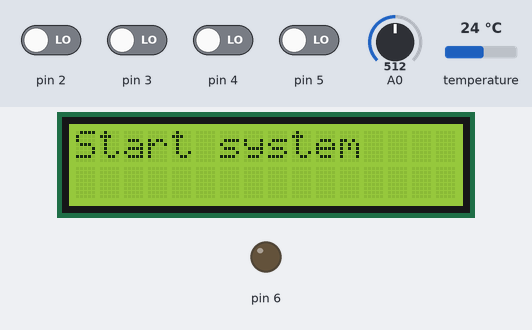
Bench run of a sketch on a simulated Arduino Uno, built with avr-gcc and run on an emulated ATmega328P. On the bench: 16×2 character LCD, output pins drawn as LEDs (lit = HIGH). Dashed ring = blinking. Inputs (shaded band) come from the test bench; at power-on: pin 2–5 LOW, A0 = 512, temperature 24 °C. What the sketch prints to the serial monitor is not drawn.

Above: at 2.9 s.
3.0 s: pin 4 driven HIGH
At 4.1 s:
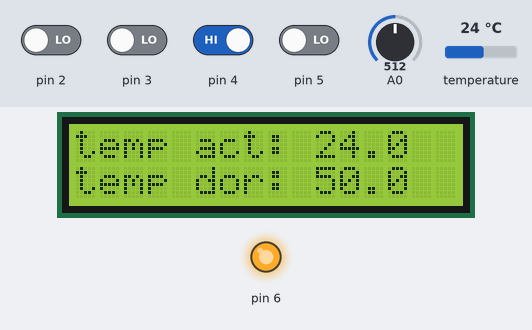
4.7 s: pin 3 driven HIGH
At 5.1 s:
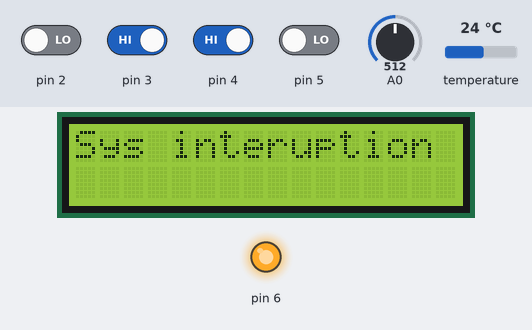
6.7 s: pin 2 driven HIGH
At 7.7 s:
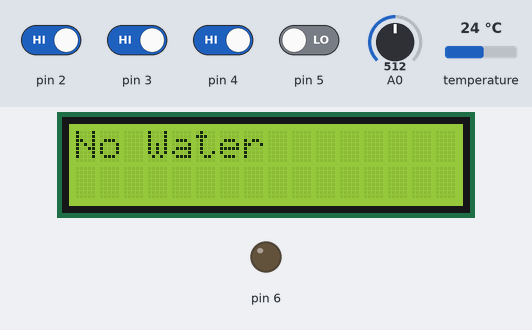
8.2 s: pin 5 driven HIGH
At 8.8 s:
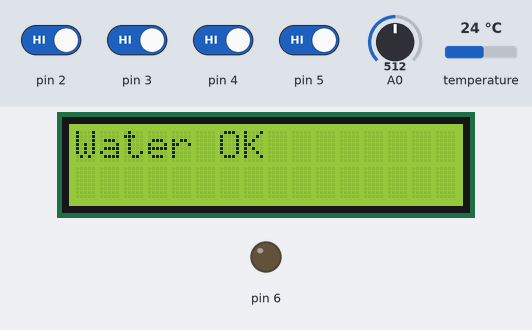
10.4 s: A0 set to 166
At 11.9 s:
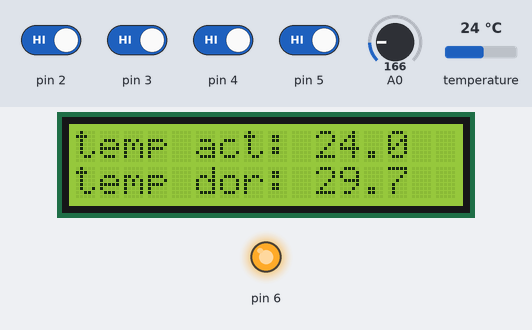
12.4 s: A0 set to 141
At 13.8 s:
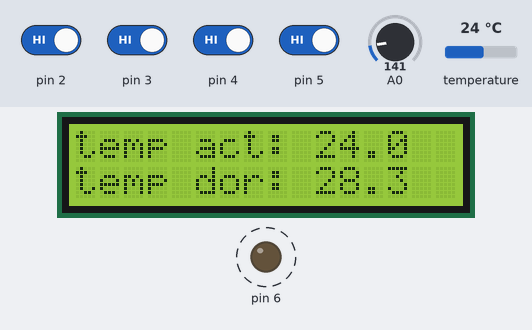
Timing chart, 0 to 16.4 s (numbered marks = the images above; inputs shaded):
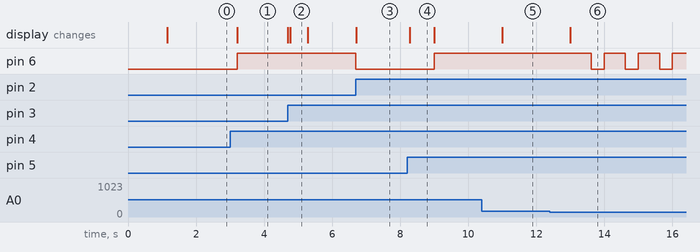

Measured:
- the behaviour switches between 156 and 155 on A0 (found by bisection; images 5 and 6)
- after the input at 3.0 s, pin 6: LOW → HIGH after 0.21 s; the display: changes after 0.21 s (image 1)
- after the input at 4.7 s, the display: first changes at once (image 2 shows a later state)
- after the input at 6.7 s, pin 6: HIGH → LOW at once; the display: changes at once (image 3)
- after the input at 8.2 s, pin 6: LOW → HIGH after 0.80 s; the display: changes after 0.09 s (image 4)
- after the input at 10.4 s, the display: changes after 0.60 s (image 5)
- after the input at 12.4 s, pin 6: alternates HIGH for 0.62 s and LOW for 0.38 s, starting after 1.2 s; the display: changes after 0.60 s (image 6)

The sketch:

boiler.ino
```cpp
#include <LiquidCrystal.h>
#include <OneWire.h>
#include <DallasTemperature.h>

// --- LCD Configuration ---
const int rs=8, en=9, d4=10, d5=11, d6=12, d7=13;
LiquidCrystal lcd(rs, en, d4, d5, d6, d7);

// --- DS18B20 Configuration ---
#define ONE_WIRE_BUS 7
OneWire oneWire(ONE_WIRE_BUS);
DallasTemperature sensors(&oneWire);

// --- Variables ---
float tempActual = 0.0;
float tempDorit = 22.0; // You can change this value as needed
bool alertaApa=false;
bool ok=false;
int windowSize=1000;
unsigned long windowStartTime=0;
int onTime;


//bool ultimaStareStabila = true;
uint8_t istoriePin = 0;

void setup() {
  Serial.begin(9600);


  // Initialize LCD
  lcd.begin(16, 2);
  lcd.print("System Loading...");

  // Initialize Sensors
  sensors.begin();
  sensors.setResolution(10); // Set to 10-bit for a good balance of speed/detail

  delay(1000);
  lcd.clear();

  // Initialize ADC: Enable it and set Prescaler to 128
  // 16MHz / 128 = 125kHz (ideal for ADC accuracy)
  ADCSRA |= (1 << ADEN) | (1 << ADPS2) | (1 << ADPS1) | (1 << ADPS0);


  //  Setup for Button (Pin 4) ---
  DDRD &= ~(1 << DDD4);
  PORTD &= ~(1 << PORTD4);

  // Setup for Button (Pin 3) ---
  DDRD &= ~(1 << DDD3);
  PORTD &= ~(1 << PORTD3);

  //Setup for water level (Pin 5)
  DDRD &= ~(1 << DDD5);
  PORTD &= ~(1 << PORTD5);

  //Setup slow PWM (Pin 6)
  DDRD |= (1 << DDD6);


  // --- Configurare Întrerupere Hardware (Pin 3) ---
  // ISC11=1 și ISC10=1 înseamnă "Rising Edge" (când trece de la LOW la HIGH)
  EICRA &= ~((1 << ISC11) | (1 << ISC10) | (1 << ISC01) | (1 << ISC00));
  //INT1
  EICRA |= (1 << ISC11) | (1 << ISC10);
  //INT0
  EICRA |= (1 << ISC00);

  // EIMSK activează întreruperea externă INT1 (Pin 3)
  EIMSK |= (1 << INT1);

  EIMSK |=(1 << INT0);

  sei();


  lcd.clear();
  lcd.begin(16, 2);
  lcd.print("Start system");
  delay(1000);

  while (true) {
  // 1. Wait until the pin goes HIGH
    if (PIND & (1 << PIND4)) {
   break;
  }
}

}

ISR(INT1_vect)
{
  lcd.clear();
  lcd.begin(16, 2);
  lcd.print("Sys interuption");
  delay(1000);
  digitalWrite(6, LOW);

  while (true) {

    if (PIND & (1 << PIND4)) {
      break;
    }
}

}

ISR(INT0_vect)
{
  alertaApa=true;
  digitalWrite(6, LOW);
  EIMSK &= ~(1 << INT0);


}

void loop() {
  //tratarea intreruperii INT0
  if(alertaApa)
  {
    digitalWrite(6, LOW);
    lcd.clear();
    lcd.print("No Water");
    delay(500);
    istoriePin=0x00;
    digitalWrite(6, LOW);

    while (1) {
      ok=isWaterStable();
      delay(10);
       if(ok==true)
       {
        alertaApa = false;
        break;
       }
      }


    // Scriind un '1' în EIFR la bitul INTF0, ștergem orice întrerupere memorată eronat.
    EIFR |= (1 << INTF0);

    // 4. REACTIVĂM întreruperea

    EIMSK |= (1 << INT0);

    lcd.clear();
    lcd.print("Water OK");
    delay(500);

  }

  if(!alertaApa){

  unsigned long now = millis();

  if(now-windowStartTime >=windowSize)
    {
      windowStartTime=now;

      tempDorit=readPotentiometer();
      tempActual = getTemperature();

      Serial.print("ActualTemp:"); // FĂRĂ spațiu la final
      Serial.print(tempActual);
      Serial.print(",");           // Separator (virgulă sau spațiu)

      Serial.print("Setpoint:");
      Serial.println(tempDorit);

      Serial.print("Actual Temp: ");
      Serial.println(tempActual);

      // Update the LCD Display
      updateDisplay(tempActual, tempDorit);

      float pidOutput= calculatePID(tempDorit,tempActual);

      onTime= (pidOutput / 255.0) * windowSize;
    }

    if (onTime > (now-windowStartTime))
  {
    digitalWrite(6, HIGH);
  }
  else
  {
    digitalWrite(6, LOW);
  }


  }


}

// --- FUNCTION: Write to LCD ---
void updateDisplay(float x, float y) {
  lcd.clear();

  // First Row
  lcd.setCursor(0, 0);
  lcd.print("temp act: ");
  lcd.print(x,1);

  // Second Row
  lcd.setCursor(0, 1);
  lcd.print("temp dor: ");
  lcd.print(y, 1);
}

// --- FUNCTION: Get Temperature ---
float getTemperature() {
  sensors.requestTemperatures();
  float temp = sensors.getTempCByIndex(0);
  return temp;
}

float readPotentiometer() {
  // 1. Set Reference to AVcc (5V) and select Channel A0
  // Clearing MUX3:0 selects ADC0/A0
  ADMUX = (1 << REFS0);

  // 2. Start conversion by setting ADSC bit to 1
  ADCSRA |= (1 << ADSC);

  // 3. Wait for conversion to finish (ADSC will become 0)
  while (ADCSRA & (1 << ADSC));

  // 4. Retrieve the 10-bit value (0 to 1023)
  int rawValue = ADC;

  // 5. Map the 0-1023 value to a 20-80°C range manually
  // Formula: (Value / MaxValue) * Range + Offset
  float mappedTemp = (rawValue / 1023.0) * (80.0 - 20.0) + 20.0;

  return mappedTemp;
}

bool isWaterStable() {
    // Shiftăm la stânga și adăugăm ultima citire pe prima poziție
    istoriePin = (istoriePin << 1) | ((PIND & (1 << PIND5)) >> PIND5);

     /* Serial.print("Istoric: ");
    for (int i = 7; i >= 0; i--) {
        Serial.println(bitRead(istoriePin, i)); // Printează bit cu bit pentru a vedea și zerourile de la început
    }  */

    if (istoriePin == 0xFF) return true;  // Semnal stabil HIGH
    //if (istoriePin == 0x00) return true; // Semnal stabil LOW

    // Dacă e în proces de bouncing, păstrăm ultima stare stabilă cunoscută
    return false;
}

int calculatePID(float target, float current) {
  // --- PID Constants (Tune these for your heater) ---
  const float Kp = 50.0;
  const float Ki = 0.1;
  const float Kd = 0.1;

  // --- Persistent Variables ---
  static float integral = 0;
  static float lastError = 0;
  static unsigned long lastTime = 0;

  // 1. Calculate time elapsed
  unsigned long currentTime = millis();
  float dt = (currentTime - lastTime) / 1000.0;
  if (dt <= 0) dt = 0.1; // Prevent division by zero

  // 2. Calculate Error
  float error = target - current;

  // 3. Proportional term
  float P = Kp * error;

  float I=0;
  // 4. Integral term (with Anti-Windup)
  if(tempDorit-tempActual<2)
  {
      integral += error * dt;
      I = Ki * integral;

  }


  // Constrain Integral to prevent overshoot
  if (I > 255) { I = 255; integral = 255 / Ki; }
  if (I < 0)   { I = 0;   integral = 0; }

  // 5. Derivative term
  float D = Kd * (error - lastError) / dt;

  // 6. Final Output
  float output = P + I + D;

  // 7. Cleanup and State Saving
  lastError = error;
  lastTime = currentTime;

  // Return constrained PWM value
  return (int)constrain(output, 0, 255);
}
```
